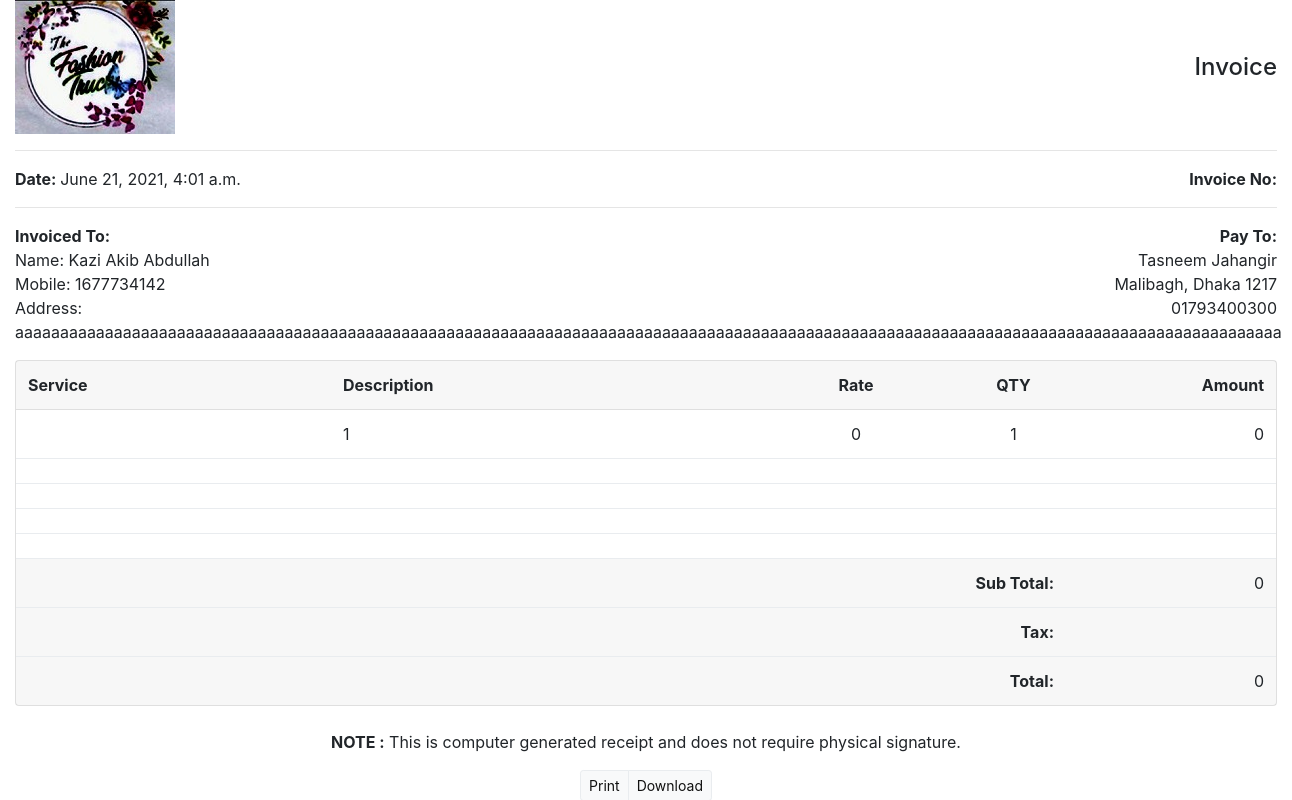
/invoice/35/, run on the app's committed database.
### invoice/models.py (models this page shows, shortened)
class Profile(models.Model):
    name = models.CharField(max_length=30)
    phone = models.IntegerField()
    address = models.CharField(max_length=255)
    time = models.DateTimeField(auto_now_add=True)
    product_details = models.CharField(max_length=255, blank=True)
    price = models.IntegerField(default=0, null=True)
    quantity = models.IntegerField(null=True)
    class Meta:
        ordering = ['-time']

### invoice/views.py (the view)
# urls.py: path('invoice/<int:id>/', views.read_invoice, name='inv'),
def read_invoice(request, id):
	user_profile = Profile.objects.get(pk=id)
	return render(request, 'invoice/xx.html', {'user_profile':user_profile})

### invoice/templates/invoice/xx.html (shortened to what this page needs)
{% load static %}
<!DOCTYPE html>
<html lang="en">
<head>
<link rel="stylesheet" type="text/css" href="//demo.harnishdesign.net/html/koice/vendor/bootstrap/css/bootstrap.min.css"/>
<link rel="stylesheet" type="text/css" href="//demo.harnishdesign.net/html/koice/vendor/font-awesome/css/all.min.css"/>
<link rel="stylesheet" type="text/css" href="//demo.harnishdesign.net/html/koice/css/stylesheet.css"/>
</head>
<body>
<div class="container-fluid invoice-container">
  <header>
  <div class="row align-items-center">
    <div class="col-sm-7 text-center text-sm-left mb-3 mb-sm-0">
      <img id="logo" src="../../../static/logo.jpg" title="Koice" alt="Koice" />
    </div>
    <div class="col-sm-5 text-center text-sm-right">
      <h4 class="text-7 mb-0">Invoice</h4>
    </div>
  </div>
  <hr>
  </header>
  <main>
  <div class="row">
    <div class="col-sm-6"><strong>Date: </strong>{{user_profile.time}}</div>
    <div class="col-sm-6 text-sm-right"> <strong>Invoice No:</strong></div>
  </div>
  <hr>
  <div class="row">
    <div class="col-sm-6 text-sm-right order-sm-1"> <strong>Pay To:</strong>
      <address>
      Tasneem Jahangir<br />
      Malibagh, Dhaka 1217<br />
	  01793400300
      <br />
      </address>
    </div>
    <div class="col-sm-6 order-sm-0 text-wrap"> <strong>Invoiced To:</strong>
      <address class="text-wrap text-break">
		Name: {{user_profile.name}} <br>
		Mobile: {{user_profile.phone}} <br>
		Address: {{user_profile.address}}
      </address>
    </div>
  </div>
  <div class="card">
    <div class="card-body p-0">
      <div class="table-responsive">
        <table class="table mb-0">
		<thead class="card-header">
          <tr>
            <td class="col-3 border-0"><strong>Service</strong></td>
			<td class="col-4 border-0"><strong>Description</strong></td>
            <td class="col-2 text-center border-0"><strong>Rate</strong></td>
			<td class="col-1 text-center border-0"><strong>QTY</strong></td>
            <td class="col-2 text-right border-0"><strong>Amount</strong></td>
          </tr>
        </thead>
          <tbody>
            <tr>
              <td class="col-3 border-0"></td>
              <td class="col-4 text-1 border-0">{{user_profile.product_details}}</td>
              <td class="col-2 text-center border-0">{{user_profile.price}}</td>
			        <td class="col-1 text-center border-0">{{user_profile.quantity}}</td>
			       <td class="col-2 text-right border-0">{% widthratio user_profile.quantity 1 user_profile.price %}</td>
            </tr>
            <tr>
              <td></td>
              <td class="text-1"></td>
              <td class="text-center"></td>
			        <td class="text-center"></td>
			        <td class="text-right"></td>
            </tr>
            <tr>
              <td></td>
              <td class="text-1"></td>
              <td class="text-center"></td>
			        <td class="text-center"></td>
			        <td class="text-right"></td>
            </tr>
            <tr>
              <td></td>
              <td class="text-1"></td>
              <td class="text-center"></td>
			        <td class="text-center"></td>
			        <td class="text-right"></td>
            </tr>
            <tr>
              <td></td>
              <td class="text-1"></td>
              <td class="text-center"></td>
			        <td class="text-center"></td>
			        <td class="text-right"></td>
            </tr>
          </tbody>
		  <tfoot class="card-footer">
			<tr>
              <td colspan="4" class="text-right"><strong>Sub Total:</strong></td>
              <td class="text-right">{% widthratio user_profile.quantity 1 user_profile.price %}</td>
            </tr>
            <tr>
              <td colspan="4" class="text-right"><strong>Tax:</strong></td>
              <td class="text-right"></td>
            </tr>
			<tr>
              <td colspan="4" class="text-right"><strong>Total:</strong></td>
              <td class="text-right">{% widthratio user_profile.quantity 1 user_profile.price %}</td>
            </tr>
		  </tfoot>
        </table>
      </div>
    </div>
  </div>
  </main>
  <footer class="text-center mt-4">
  <p class="text-1"><strong>NOTE :</strong> This is computer generated receipt and does not require physical signature.</p>
  <div class="btn-group btn-group-sm d-print-none">
    <a href="javascript:window.print()" class="btn btn-light border text-black-50 shadow-none">
       Print
    </a>
    <a href="/{{ user_profile.id }}" class="btn btn-light border text-black-50 shadow-none">Download</a>
  </div>
  </footer>
</div>
</body>
</html>

### data on the page
Profile: time "June 21, 2021, 4:01 a.m.", name "Kazi Akib Abdullah", phone "1677734142", address "aaaaaaaaaaaaaaaaaaaaaaaaaaaaaaaaaaaaaaaaaaaaaaaaaaaaaaaaaaaaaaaaaaaaaaaaaaaaaaaaaaaaaaaaaaaaaaaaaaaaaaaaaaaaaaaaaaaaaaaaaaaaaaaaaaaaaaaaaaaaa", product_details "1", price "0", quantity "1", quantity+price "0"
